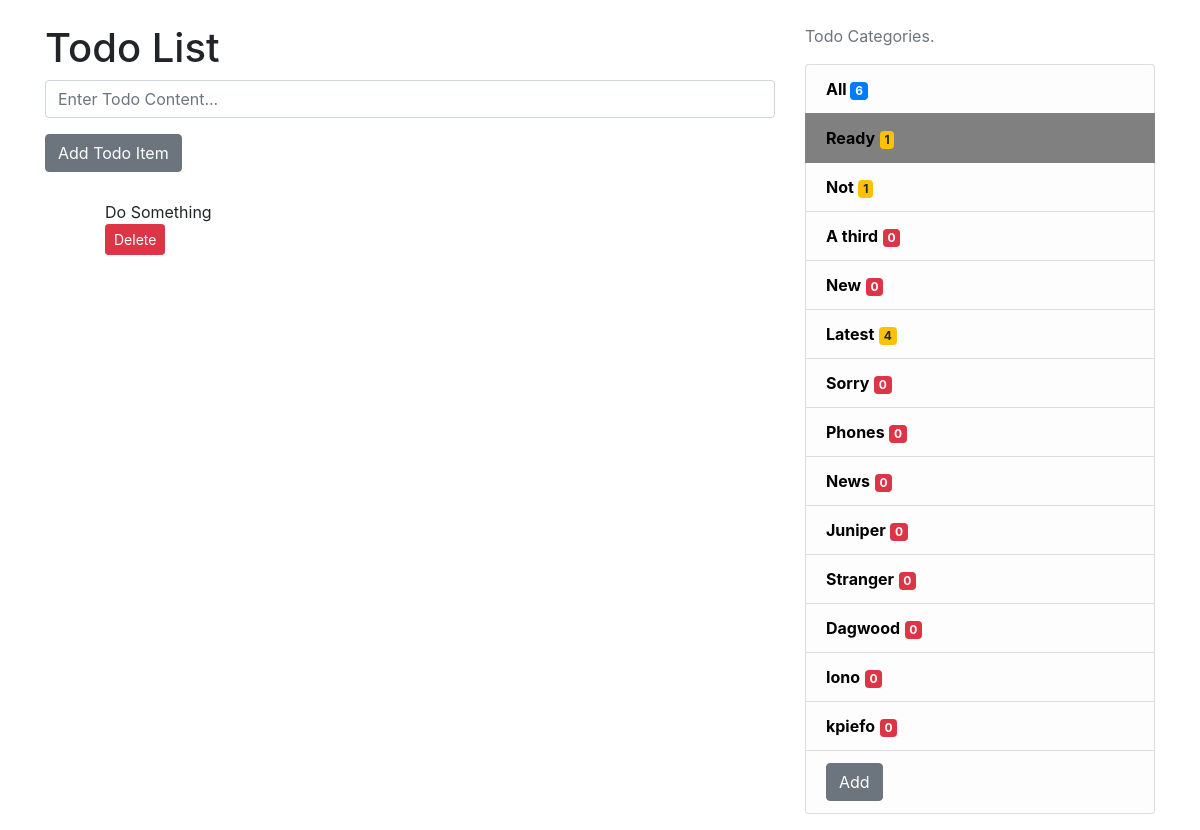
Page /todoapp/Ready/ on the committed database.
### todoapp/models.py (models this page shows)
class TodoListItem(models.Model):
    content = models.TextField()
    category = models.ForeignKey(TodoCategory, on_delete=models.CASCADE, default=1, related_name='items')
    username = models.CharField(max_length=30, default=1)

class TodoCategory(models.Model):
    name = models.CharField(max_length=30, unique=True)

### todoapp/views.py (the view)
# urls.py: path('', todoappView),
def todoappView(request, category_name=None):
    disabled = "disabled"
    all_todo_items = TodoListItem.objects.all()
    categories = TodoCategory.objects.all()
    category = None
    if category_name:
        category = TodoCategory.objects.filter(name=category_name)[0]
        disabled = ""
    print()
    return render(request, 'todolist.html',
    {'all_items':all_todo_items, "category":category, "disabled":disabled, "categories": categories})

### todoapp/templatetags/extras.py (called while the page is built)
@register.filter(name='color')
def color(num):
    num = len(num)
    if not num:
        return "danger"
    if 1 <= num <= 5:
        return "warning"
    if 5 < num <= 15:
        return "primary"
    else:
        return "success"

### templates/todolist.html (shortened to what this page needs)
<!DOCTYPE html>
<html lang="en">
<head>
    <link rel="stylesheet" href="https://stackpath.bootstrapcdn.com/bootstrap/4.5.0/css/bootstrap.min.css">
    {% load extras %}
</head>
<body>
    <div class="container">
        <div class="row mt-4">
            <div class="col-md-8">
                <h1>Todo List</h1>
                <form action="/addTodoItem/{{ category.name }}/" method = "post">{% csrf_token %}
                    <div class="form-group">
                        <input type="text" name="content" class="form-control" {{ disabled }} placeholder="Enter Todo Content..." required>
                    </div>
                    <div class="form-group">
                        <input type="submit" value="Add Todo Item" class="btn btn-secondary">
                    </div>
                </form>
                <ul class="list-group-flush">
                    {% if category %}
                    {% for i in category.items.all %}
                    <li class="list-group-item">{{i.content}}
                    <form action="/deleteTodoItem/{{i.id}}/{{ category.name }}/" method = "post" class="form-row">{% csrf_token %}
                        <div class="col-auto">
                            <input class="btn btn-danger btn-sm" type="submit" value="Delete">
                        </div>
                    </form>
                    </li>
                    {% endfor %}
                    {% endif %}
                </ul>
            </div>
            <aside class="col-md-4">
                <p class='text-muted'>Todo Categories.
                    <ul class="list-group">
                        <li class="list-group-item list-group-item-light"><a href="/todoapp/" class="font-weight-bold">All </a> <span class="badge badge-{{ all_items|color }}">{{ all_items|length }}</span></li>
                    {% for categorie in categories %}
                    <li class="list-group-item list-group-item-light {% if category == categorie %}active{% endif %}"><a href="/todoapp/{{categorie.name}}" class="font-weight-bold">{{ categorie.name }}</a> <span class="badge badge-{{categorie.items.all|color}}">{{ categorie.items.count }}</span></li>
                    {% endfor %}
                    <li id="category" class="list-group-item list-group-item-light">
                        <div class="form-row">
                            <div class="col-auto">
                                <input type="submit" value="Add" class="btn btn-secondary" id="add-category">
                            </div>
                        </div>
                    </li>
                    </ul>
                  </p>
            </aside>
        </div>
    </div>
</body>
</html>

### templates/todolist.html (style rules this page uses)
a { text-decoration: none; color: initial; }
.active { background-color: gray !important; border-color: gray !important; }

### rows in the picture
TodoListItem: content "Do Something"
TodoCategory: name "Ready", items.count "1"
TodoCategory: name "Not", items.count "1"
TodoCategory: name "A third", items.count "0"
TodoCategory: name "New", items.count "0"
TodoCategory: name "Latest", items.count "4"
TodoCategory: name "Sorry", items.count "0"
TodoCategory: name "Phones", items.count "0"
TodoCategory: name "News", items.count "0"
TodoCategory: name "Juniper", items.count "0"
TodoCategory: name "Stranger", items.count "0"
TodoCategory: name "Dagwood", items.count "0"
TodoCategory: name "Iono", items.count "0"
TodoCategory: name "kpiefo", items.count "0"

### other values in the picture
{{ all_items|length }} "6"
